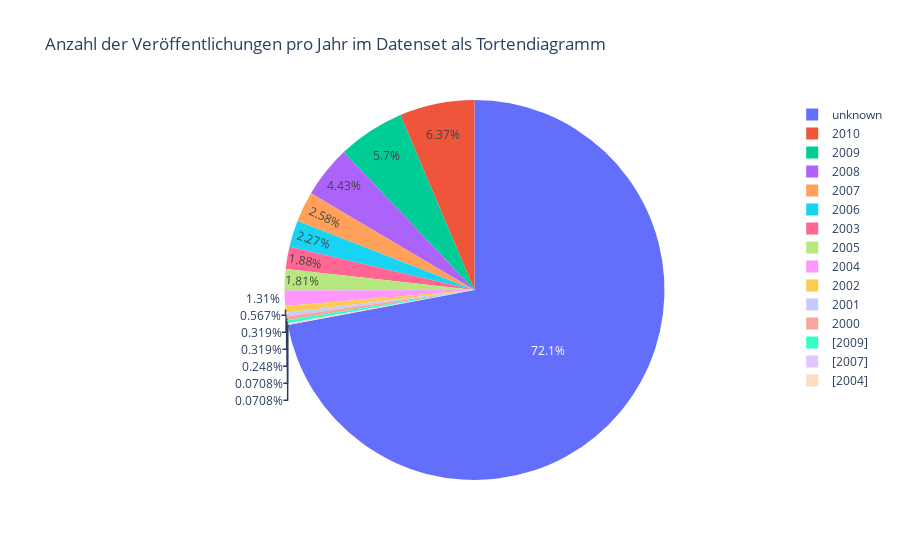

Notebook code cell kept with this figure:
### Markdown cell above
<a id="section4.3"></a>
### 6.3.  Darstellung der Publikationsjahre als Kreisdiagramm

### Code cell
# Erstellen eines entsprechenden Kreisdiagramms: 
fig3 = px.pie(jahr_counts, names='jahr', values='count', height=550,
             title='Anzahl der Veröffentlichungen pro Jahr im Datenset als Tortendiagramm',
             labels={'jahr': 'Jahr', 'count': 'Anzahl'})

# Ändern der Beschriftung auf den einzelnen Tortenstücken: 
#fig3.update_traces(
    #textinfo='label+percent')#,  # Anzeigen des Jahres sowie des Prozentsatzes
    #insidetextorientation='horizontal' ) # Texausrichtung der Tortenstücke

# Anzeigen des Diagramms:
fig3.show()

### Figure 1 — Plotly figure (JSON) as saved in the notebook; plotly's stock layout.template omitted (floating-point values rounded to 4 significant figures)
{"data": [{"domain": {"x": [0, 1], "y": [0, 1]}, "hovertemplate": "Jahr=%{label}<br>Anzahl=%{value}<extra></extra>", "labels": ["unknown", "2010", "2009", "2008", "2007", "2006", "2003", "2005", "2004", "2002", "2001", "2000", "[2009]", "[2007]", "[2004]"], "legendgroup": "", "name": "", "showlegend": true, "values": [2035, 180, 161, 125, 73, 64, 53, 51, 37, 16, 9, 9, 7, 2, 2], "type": "pie"}], "layout": {"legend": {"tracegroupgap": 0}, "title": {"text": "Anzahl der Veröffentlichungen pro Jahr im Datenset als Tortendiagramm"}, "autosize": true}}
